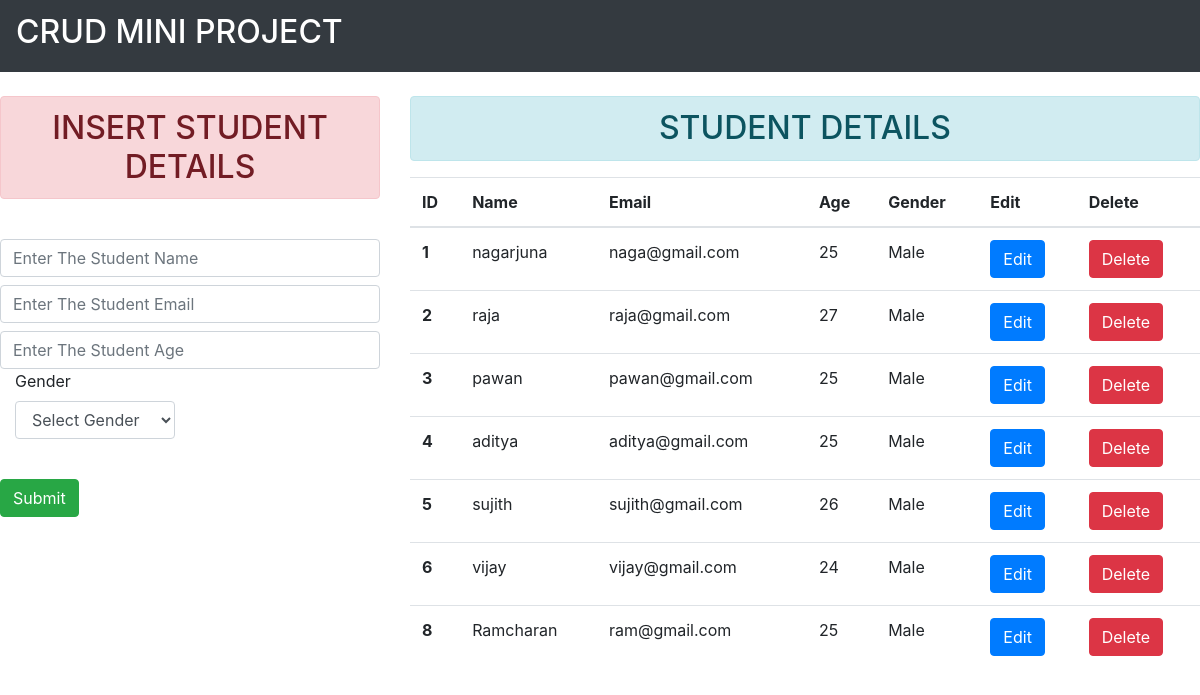
The page / on the database its author committed.
### myapp/models.py (models this page shows)
class student(models.Model):
    name=models.CharField(max_length=27,blank=False,null=False)
    email=models.EmailField()
    age=models.IntegerField()
    gender=models.CharField(max_length=25,blank=False,null=False)
    def __str__(self):
        return self.name

### myapp/views.py (the view)
# urls.py: path('',views.index,name="index"),
def index(request):
    data=student.objects.all()
    print(data)
    context={"data":data}
    return render(request,"index.html",context)

### templates/index.html (shortened to what this page needs)
<!doctype html>
<html lang="en">
<head>
  <link rel="stylesheet" href="https://cdn.jsdelivr.net/npm/bootstrap@4.6.2/dist/css/bootstrap.min.css"
>
</head>
<body>
  <nav class="navbar navbar-expand-lg navbar-dark bg-dark">
    <div class="container-left">
      <a class="navbar-brand" href="/">
        <h2>CRUD MINI PROJECT</h2>
      </a>
    </div>
  </nav>
  <div class="contanier mt-4">
    <div class="row">
      <div class="col-md-4">
        <h2 class="text-center alert alert-danger ">INSERT STUDENT DETAILS</h2>
        <br>
        <form action="/insert" method="post">{% csrf_token %}
          <div class="form group">
            <input type="text" class="form-control" placeholder="Enter The Student Name" name="name" required>
          </div>
          <div class="form group">
            <input type="email" class="form-control mt-2" placeholder="Enter The Student Email" name="email" required>
          </div>
          <div class="form group">
            <input type="number" class="form-control mt-2" placeholder="Enter The Student Age" name="age" required>
          </div>
          <div class="form-group col-md-6">
            <label for="Gender">Gender</label>
            <select id="Gender" class="form-control" name="gender" required>
              <option selected>Select Gender</option>
            </select>
          </div>
          <br>
          <div class="d-grid gap-2">
            <button class="btn btn-success" type="submit">Submit</button>
          </div>
        </form>
      </div>
      <div class="col-md-8">
        <h2 class="text-center alert alert-info">STUDENT DETAILS</h2>
        <table class="table">
          <thead>
            <tr>
              <th scope="col">ID</th>
              <th scope="col">Name</th>
              <th scope="col">Email</th>
              <th scope="col">Age</th>
              <th scope="col">Gender</th>
              <th scope="col">Edit</th>
              <th scope="col">Delete</th>
            </tr>
          </thead>
          <tbody>
            {% for d in data %}
            <tr>
              <th scope="row">{{d.id}}</th>
              <td>{{d.name}}</td>
              <td>{{d.email}}</td>
              <td>{{d.age}}</td>
              <td>{{d.gender}}</td>
              <td><a type="button" href="/update/{{d.id}}" class="btn btn-primary">Edit</a></td>
              <td><a type="button" href="/delete/{{d.id}}" class="btn btn-danger">Delete</a></td>
            </tr>
            {% endfor %}
          </tbody>
        </table>
      </div>
    </div>
  </div>
</body>
</html>

### rows shown on the page
student: id "1", name "nagarjuna", email "naga@gmail.com", age "25", gender "Male"
student: id "2", name "raja", email "raja@gmail.com", age "27", gender "Male"
student: id "3", name "pawan", email "pawan@gmail.com", age "25", gender "Male"
student: id "4", name "aditya", email "aditya@gmail.com", age "25", gender "Male"
student: id "5", name "sujith", email "sujith@gmail.com", age "26", gender "Male"
student: id "6", name "vijay", email "vijay@gmail.com", age "24", gender "Male"
student: id "8", name "Ramcharan", email "ram@gmail.com", age "25", gender "Male"
